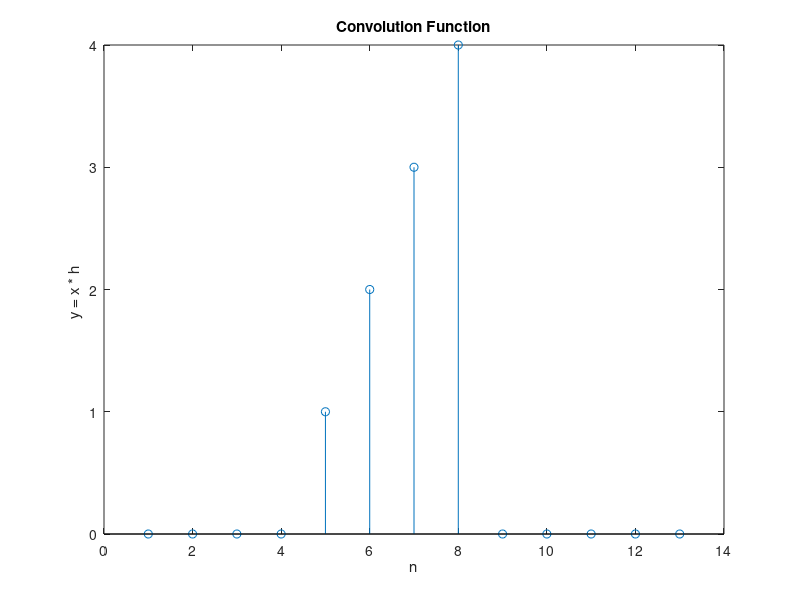
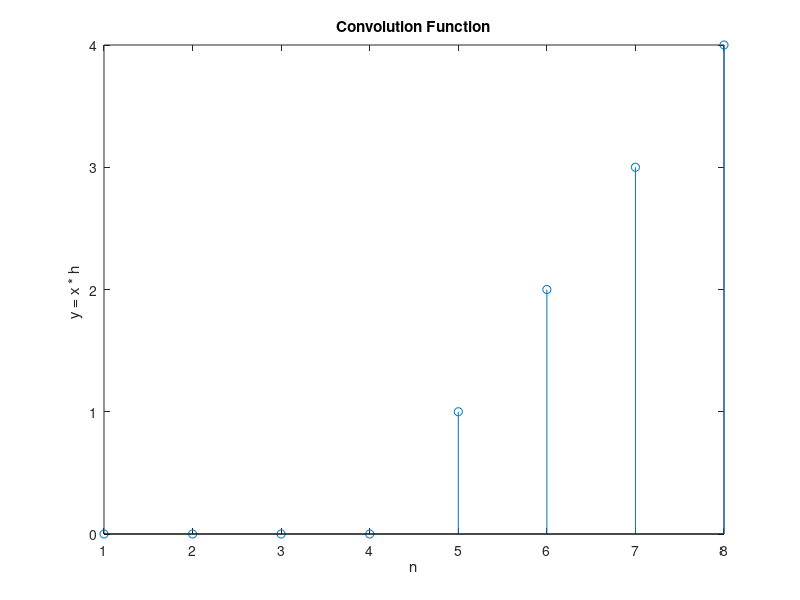
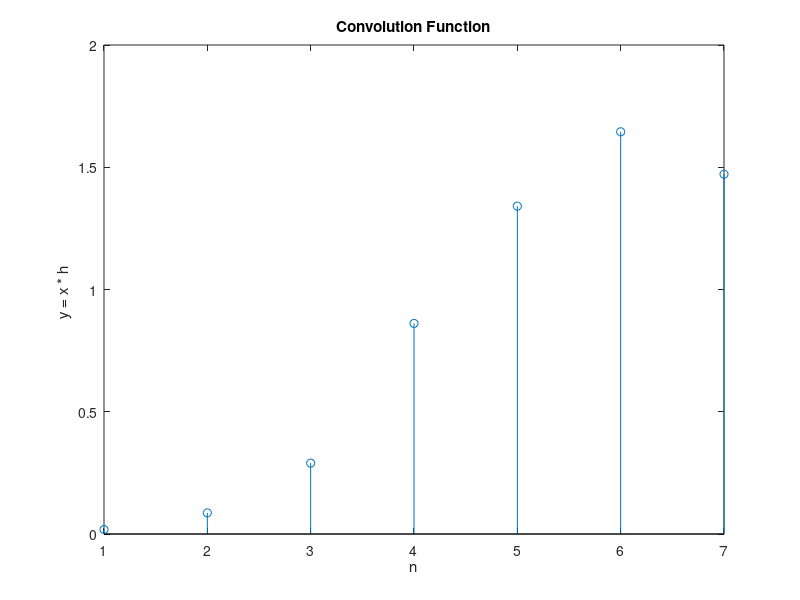
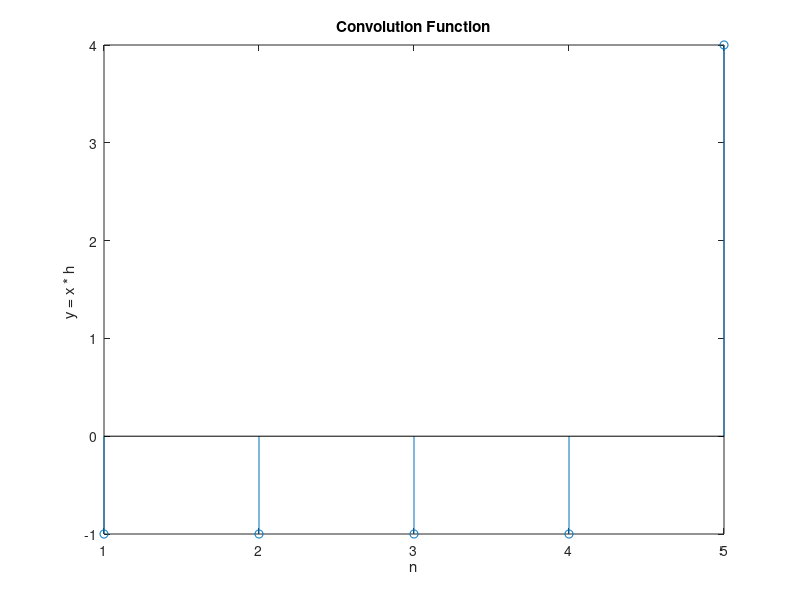

Write the MATLAB code that produced these figures, in order. (Note: this script raises an error after producing the figures.)
%Lab 3 Digital Signal Processing

function Lab3() %Function Defination 



 %*****************************************************************%   
%Exercise 1 : 1D Convolution
      %1.2 a  
         x = [ 1 2 3 4 ] ;
         y_s1 = Dirac(5,10) ;
         y1 = convolution (x,y_s1);
         figure(1) 
         stem(y1);
         xlabel('n')
         ylabel(' y = x * h  ')
         title('Convolution Function') 
      
      %1.2 b  
         h_s2 = [ 0 0 0 0 1 ] ;
         y2 = convolution (x,h_s2); %Convolution Function
         figure(2) 
         stem(y2);
         xlabel('n')
         ylabel(' y = x * h  ')
         title('Convolution Function')           
         
      %1.3 
         y_s3 = [exp(1-5) exp(2-5) exp(3-5) exp(4-5)];
         y3 = convolution (x,y_s3);
         figure(3) 
         stem(y3);
         xlabel('n')
         ylabel(' y = x * h  ')
         title('Convolution Function') 
         
      %1.4
         h_s4 = [ -1 1 ] ;
         y4 = convolution (x,h_s4); %Convolution Function
         figure(4) 
         stem(y4);
         xlabel('n')
         ylabel(' y = x * h  ')
         title('Convolution Function')   
         
%*****************************************************************%

%*****************************************************************%   
%Exercise 2 : 2D Convolution
      %2.1 a = Creating 2D convolution Function  
      %2.2 Using your function, smooth the \ lena" image with the following Gaussian kernel.

      lena_image=imread('E:\AVibot 2016-2018\Digital Signal processing\Lab3\lena-grey.bmp');
      lena_image=mat2gray(lena_image); %Converting matrix to intensity image The returned matrix I contains values in the range 0.0 (black) to 1.0 (full
                                       % intensity or white)
      %Applying Mask or Kernel Given
      kernel=1/256.*[1 4 6 4 1;4 16 24 16 4;6 24 36 24 6;4 16 24 16 4;1 4 6 4 1]; 
      [smooth_lena_image]=convolution2D(lena_image,kernel);
      
      figure(5);
      imshow(lena_image) %Showing lena image
      title('lena Image')
      figure(6) 
      imshow(smooth_lena_image) %Showing smooth lena image after applying kernel
      title('Lena Image after smoothing through Kernel')
      
      %2.3 Apply sobel Filtering using convolution.
      sobelfilter_x = [-1 0 1; -2 0 2; -1 0 1]; % we already know the kernel of sobel filter
      sobelfilter_y = [-1 -2 -1; 0 0 0; 1 2 1];
      [sobelfilter_lena_x]=convFn2(lena_image,sobelfilter_x);
      [sobelfilter_lena_y]=convFn2(sobelfilter_lena_x,sobelfilter_y);
     
      figure(7)
      imshow(sobelfilter_lena_y) %Showing image after convolving through sobel filter
      title('Lena image after applying Sobel Filter')

%*****************************************************************%   
%Exercise 3 : Character recognition using cross-correlation     
      % 3.1
      First_image_A=imread('E:\AVibot 2016-2018\Digital Signal processing\Lab3\a.png'); %Reading Image
      First_image_A=mat2gray(First_image_A); %Converting matrix to intensity image The returned matrix I contains values in the range 0.0 (black) to 1.0 (full
                                       % intensity or white)
      
      second_text_image=imread('E:\AVibot 2016-2018\Digital Signal processing\Lab3\text.png');
      second_text_image=mat2gray(second_text_image);%Converting matrix to intensity image The returned matrix I contains values in the range 0.0 (black) to 1.0 (full
                                       % intensity or white)
                      
      %Applying otsu_threshold function to seperate background and foreground  
      %Image A
      otsu_threshold_First_image_A=graythresh(First_image_A);
      binary_image_A = im2bw(First_image_A, otsu_threshold_First_image_A); %Convert image to binary image by thresholding.
      binary_image_A =+ binary_image_A;
      binary_image_A= ones(16,16)- binary_image_A;
     
     %Image text
      otsu_threshold_second_text_image=graythresh(second_text_image); %Uisng in built Matlab graythresh function 
      binary_image_text = im2bw(second_text_image, otsu_threshold_second_text_image);
      binary_image_text =+ binary_image_text;
      
      %Showing image A
      figure(8)
      imshow(binary_image_A)
      title('Image a after applying otsu_threshold ')
      
      %Showing image text
      figure(9)
      imshow(binary_image_text)
      title('Image text after applying otsu_threshold ')
      
      %3.2
      %Use signal.correlate2d and xcorr in python and matlab, respectively to correlate your binarize images.
      xcorr_image_A_and_text = xcorr2(binary_image_text,binary_image_A); %Corelating binarized images using function xcorr2
      intensity_image=mat2gray(xcorr_image_A_and_text);%Converting matrix to intensity image The returned matrix I contains values in the range 0.0 (black) to 1.0 (full
                                       % intensity or white)
      [row_max, col_max]= find(intensity_image ==max(max(intensity_image)));
      
      figure(10)
      imshow(intensity_image)
      title('Correlation of binarized images')
     
      figure(11)
      imshow(second_text_image)
      hold on;
      %we plot the image with the finded 'a' letters
      plot(col_max-6,row_max-6, 'g*','MarkerSize',6) % To adjust the center of letter a in the txt imag we subtract few values 
      title('Detected letter a on text image')
         
end
%%%%%%%%%----------------------------------------------------%%%%%%%%%%%%%%

%Convolution Function
function y = convolution (x,h)

x2 = h ; 
length_x = length(x); %Calculating length of the input signal x
length_h = length(h); %Calculating length of the input signal h

if length_x > length_h  %Applying Conditions
x2 = [x2 zeros(1,length_x - length_h)]; 
else 
x=[x zeros(1,length_h - length_x)]; 
end 

y=zeros(1,length_x + length_h-1);  %padding zeros

x=x(end:-1:1);  % Fliiping input signal x 

for i=1:length(y) 
if i<=length(x) 
y(i)=sum(x(1,length(x)-i+1:length(x)).*x2(1,1:i)); 
else 
j=i-length(x); 
y(i)=sum(x(1,1:length(x)-j).*x2(1,j+1:length(x2))); 
end 
end 
       


end



%Function 2 
function y1 =  Dirac(n,N) %Function Defination 

    if ((n<1)||(n>N))
            disp('Error : n should be inferior then N-1');  %Display error if n > N-1
            y1= 0;
    else
            s = zeros(1,N);  
            s(n) = 1 ;
            y1 = s;
           
    end
  
end


%Function 3 
function [convolution_matrix] = convolution2D(input_1,input_2) %Function convolution in 2D

flipped_signal = flipdim(flipdim(input_2,1),2); %Flipping  the signal

[row_size_in1,col_size_in1] = size(input_1); %Calculating size of input 1 signal
[row_size_in2,col_size_in2] = size(input_2); %Calculating size of input 2 signal
adding_row = 2*floor((row_size_in2/2));

adding_matrix = zeros(row_size_in1 + adding_row, col_size_in1 + adding_row); %Padding zeros
[ row_added_matrix, column_added_matrix] = size(adding_matrix); %Calculating size
adding_matrix(((adding_row/2) + 1):( row_added_matrix-( adding_row/2) ),( (adding_row/2)+1):( column_added_matrix-(adding_row/2) ))=input_1;
convolution_matrix=zeros(row_size_in1,col_size_in1); %Padding zeros

%Convolving two signal through double loop
for (i=((adding_row/2)+1):(row_added_matrix-(adding_row/2)))
    for (j=((adding_row/2)+1):(column_added_matrix-(adding_row/2)))
        
        convolution_matrix(i-adding_row/2,j-adding_row/2)=sum(sum(adding_matrix(i-adding_row/2:i+adding_row/2, j-adding_row/2: j+ adding_row/2).*flipped_signal));
                
    end
    
end
end
%%%%%********************************************************************%%%%